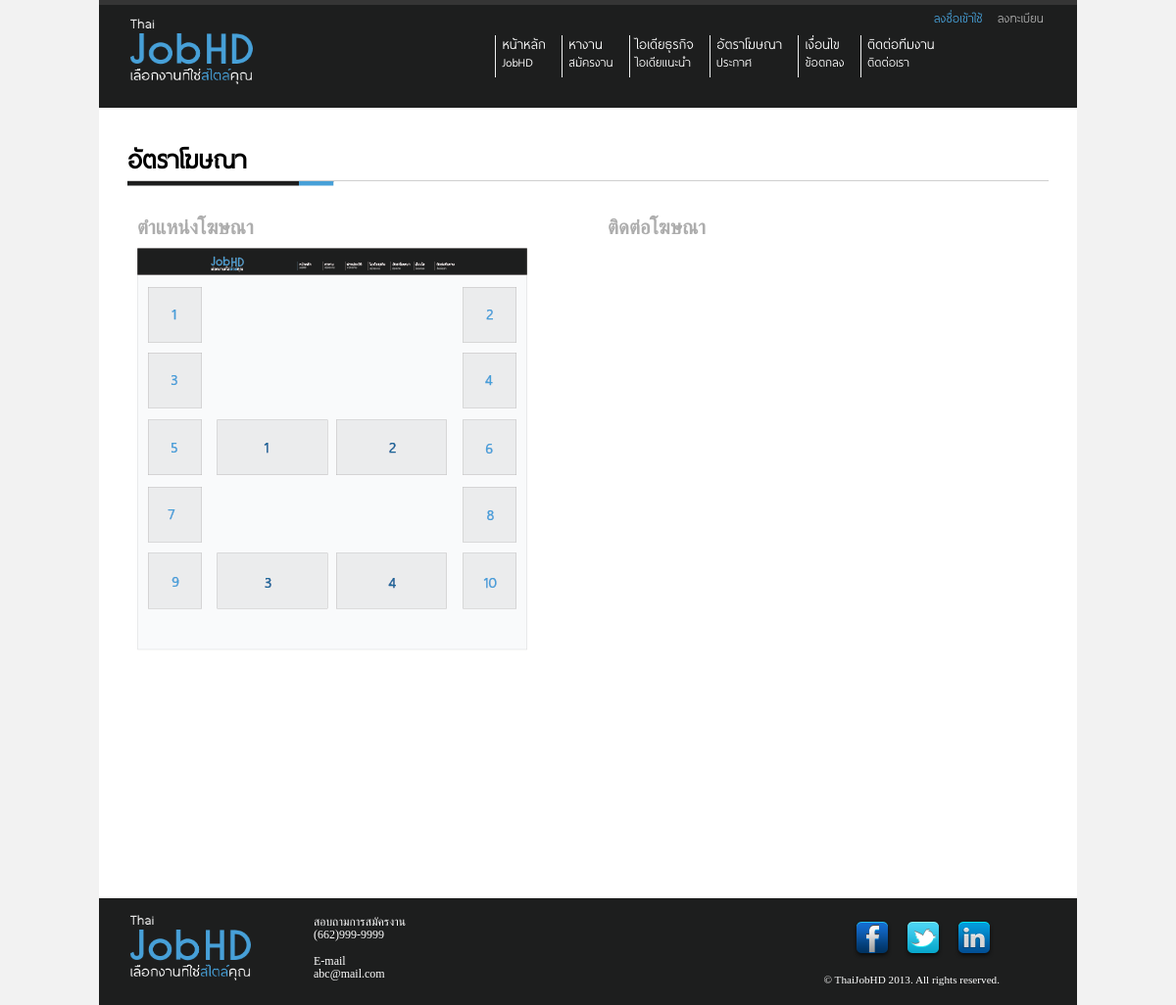
The page /Site/advertisement-rate.php on the database as committed earlier.
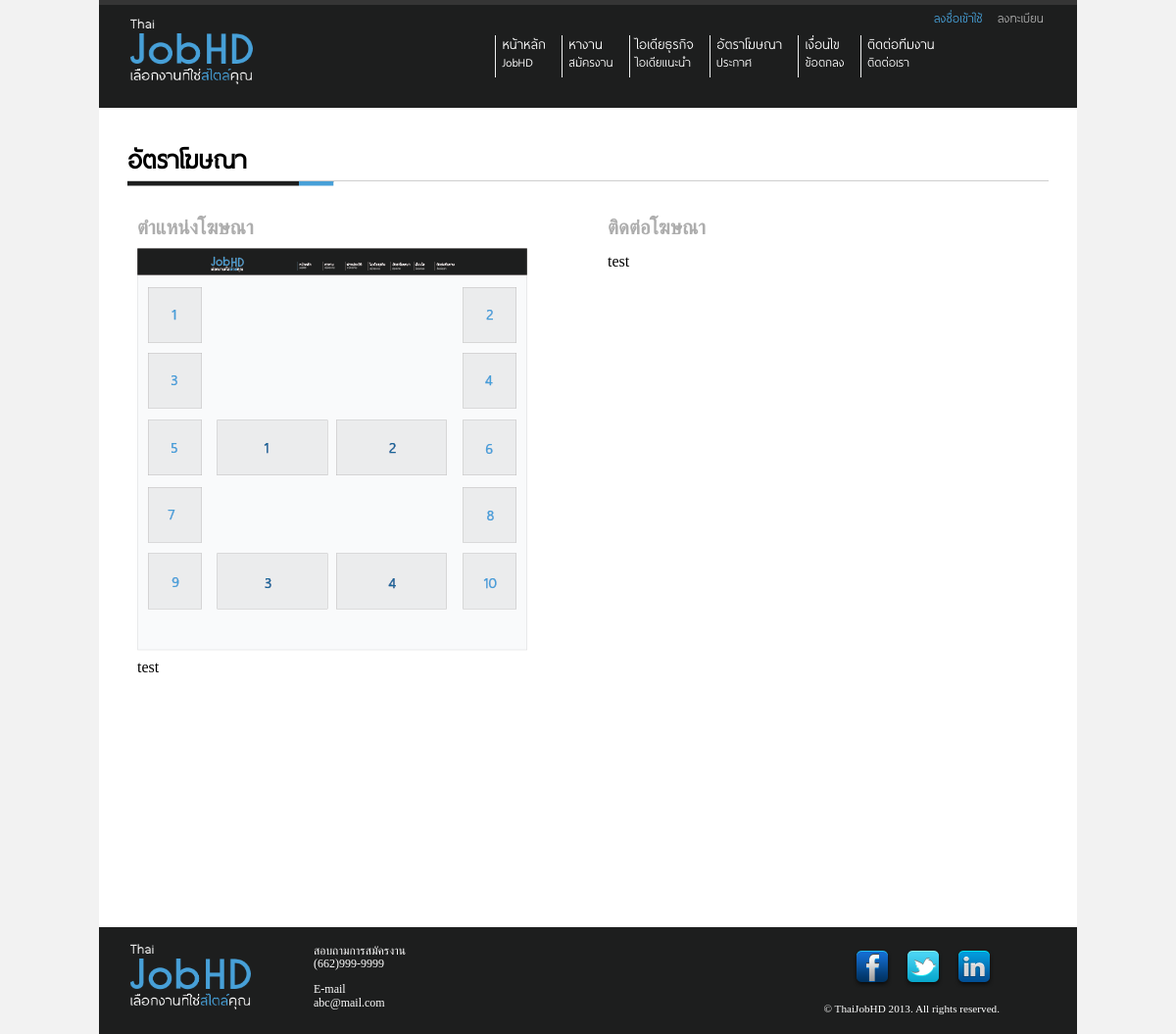
The same page on the database as committed later.
### tables this page shows
CREATE TABLE IF NOT EXISTS `buildthedot_thaijobhd_detail` (
  `id` int(100) NOT NULL AUTO_INCREMENT,
  `title` longtext NOT NULL,
  `detail` longtext NOT NULL,
  PRIMARY KEY (`id`)
);

### Site/advertisement-rate.php (the view, shortened to what this page needs)
<?php
include ("include/header.php");
include ("include/top-menu.php");
?>
<div id="content" class="container_12">
	<div class="grid_12" id="ads">
		<div id="head-title">
			<h1>อัตราโฆษณา</h1>
		</div>
		<div class="grid_5">
			<h2 class="text-grey">ตำแหน่งโฆษณา</h2>
			<div><img src="admin/images/bannerChart.png" /></div>
			<p><?php
				$sql="
					SELECT `detail`
					FROM  `buildthedot_thaijobhd_detail`
					WHERE `title` = 'advertisement-rate1'
				;";
				$result=@mysql_query($sql);
				while($rs=@mysql_fetch_array($result)){
					echo $rs["detail"];
				}
			?></p>
		</div>
		<div class="grid_6">
			<h2 class="prefix_1 text-grey">ติดต่อโฆษณา</h2>
			<p class="prefix_1"><?php
				$sql="
					SELECT `detail`
					FROM  `buildthedot_thaijobhd_detail`
					WHERE `title` = 'advertisement-rate2'
				;";
				$result=@mysql_query($sql);
				while($rs=@mysql_fetch_array($result)){
					echo $rs["detail"];
				}
			?></p>
		</div>
	</div>
</div>
<?php
	include ("include/footer.php");
?>

Rows that differ between the two databases and show on the page:
added buildthedot_thaijobhd_detail: detail "test", shown under "ตำแหน่งโฆษณา"
added buildthedot_thaijobhd_detail: detail "test", shown under "ติดต่อโฆษณา"
